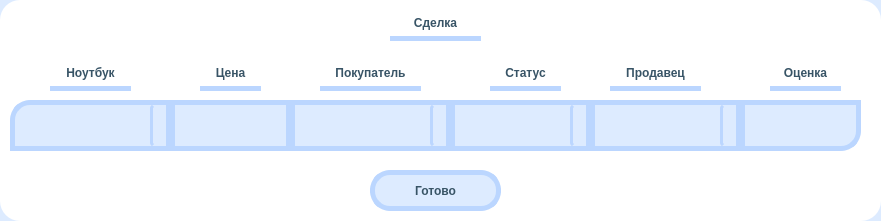
<?xml version="1.0" encoding="UTF-8"?>
<ui version="4.0">
 <class>editDeal</class>
 <widget class="QWidget" name="editDeal">
  <property name="geometry">
   <rect>
    <x>0</x>
    <y>0</y>
    <width>881</width>
    <height>221</height>
   </rect>
  </property>
  <property name="windowTitle">
   <string>Сделка</string>
  </property>
  <widget class="QLabel" name="BackgroundRounded">
   <property name="geometry">
    <rect>
     <x>0</x>
     <y>0</y>
     <width>881</width>
     <height>221</height>
    </rect>
   </property>
   <property name="styleSheet">
    <string notr="true">background-color :rgb(255, 255, 255);
border-radius: 20px;</string>
   </property>
   <property name="text">
    <string/>
   </property>
  </widget>
  <widget class="QLabel" name="Price">
   <property name="geometry">
    <rect>
     <x>200</x>
     <y>60</y>
     <width>61</width>
     <height>31</height>
    </rect>
   </property>
   <property name="styleSheet">
    <string notr="true">	font: 12pt &quot;Comfortaa&quot;;
	font: bold;
	color:  rgb(56, 84, 102);
	border: 5px solid #BBD6FF ;
	border-top: transparent;
	border-left: transparent;
	border-right: transparent;</string>
   </property>
   <property name="text">
    <string>Цена</string>
   </property>
   <property name="alignment">
    <set>Qt::AlignCenter</set>
   </property>
  </widget>
  <widget class="QLabel" name="Customer">
   <property name="geometry">
    <rect>
     <x>320</x>
     <y>60</y>
     <width>101</width>
     <height>31</height>
    </rect>
   </property>
   <property name="styleSheet">
    <string notr="true">	font: 12pt &quot;Comfortaa&quot;;
	font: bold;
	color:  rgb(56, 84, 102);
	border: 5px solid #BBD6FF ;
	border-top: transparent;
	border-left: transparent;
	border-right: transparent;</string>
   </property>
   <property name="text">
    <string>Покупатель</string>
   </property>
   <property name="alignment">
    <set>Qt::AlignCenter</set>
   </property>
  </widget>
  <widget class="QLabel" name="Background">
   <property name="geometry">
    <rect>
     <x>0</x>
     <y>0</y>
     <width>1551</width>
     <height>311</height>
    </rect>
   </property>
   <property name="styleSheet">
    <string notr="true">background-color:rgb(221, 235, 255);</string>
   </property>
   <property name="text">
    <string/>
   </property>
  </widget>
  <widget class="QLabel" name="Status">
   <property name="geometry">
    <rect>
     <x>490</x>
     <y>60</y>
     <width>71</width>
     <height>31</height>
    </rect>
   </property>
   <property name="styleSheet">
    <string notr="true">	font: 12pt &quot;Comfortaa&quot;;
	font: bold;
	color:  rgb(56, 84, 102);
	border: 5px solid #BBD6FF ;
	border-top: transparent;
	border-left: transparent;
	border-right: transparent;</string>
   </property>
   <property name="text">
    <string>Статус</string>
   </property>
   <property name="alignment">
    <set>Qt::AlignCenter</set>
   </property>
  </widget>
  <widget class="QLineEdit" name="PriceEnter">
   <property name="geometry">
    <rect>
     <x>170</x>
     <y>100</y>
     <width>121</width>
     <height>51</height>
    </rect>
   </property>
   <property name="styleSheet">
    <string notr="true">	font: 12pt &quot;Comfortaa&quot;;
	font: bold;
	color:  rgb(56, 84, 102);	
	background-color: rgb(221, 235, 255);
	border: 5px solid #BBD6FF ;
	border-radius:0px;</string>
   </property>
   <property name="alignment">
    <set>Qt::AlignCenter</set>
   </property>
  </widget>
  <widget class="QLabel" name="tableName">
   <property name="geometry">
    <rect>
     <x>390</x>
     <y>10</y>
     <width>91</width>
     <height>31</height>
    </rect>
   </property>
   <property name="styleSheet">
    <string notr="true">	font: 12pt &quot;Comfortaa&quot;;
	font: bold;
	color:  rgb(56, 84, 102);
	border: 5px solid #BBD6FF ;
	border-top: transparent;
	border-left: transparent;
	border-right: transparent;</string>
   </property>
   <property name="text">
    <string>Сделка</string>
   </property>
   <property name="alignment">
    <set>Qt::AlignCenter</set>
   </property>
  </widget>
  <widget class="QLabel" name="Laptop">
   <property name="geometry">
    <rect>
     <x>50</x>
     <y>60</y>
     <width>81</width>
     <height>31</height>
    </rect>
   </property>
   <property name="styleSheet">
    <string notr="true">	font: 12pt &quot;Comfortaa&quot;;
	font: bold;
	color:  rgb(56, 84, 102);
	border: 5px solid #BBD6FF ;
	border-top: transparent;
	border-left: transparent;
	border-right: transparent;</string>
   </property>
   <property name="text">
    <string>Ноутбук</string>
   </property>
   <property name="alignment">
    <set>Qt::AlignCenter</set>
   </property>
  </widget>
  <widget class="QPushButton" name="Apply">
   <property name="geometry">
    <rect>
     <x>370</x>
     <y>170</y>
     <width>131</width>
     <height>41</height>
    </rect>
   </property>
   <property name="styleSheet">
    <string notr="true">QPushButton#Apply:!pressed {
    font: 12pt &quot;Comfortaa&quot;;
	font: bold;
	color:  rgb(56, 84, 102);	
	background-color: rgb(221, 235, 255);
	border: 5px solid #BBD6FF ;
	border-radius:20px;
 }

QPushButton#Apple {
    font: 12pt &quot;Comfortaa&quot;;
	font: bold;
	color:  rgb(56, 84, 102);	
	background-color: rgb(221, 235, 255);
	border: 5px solid #BBD6FF ;
	border-radius:20px;;
 }

QPushButton#Apply:hover {
    font: 12pt &quot;Comfortaa&quot;;
	font: bold;
	color:  rgb(56, 84, 102);	
	background-color: rgb(165, 199, 250);
	border: 5px solid #75ACFF;
	border-radius:20px;
 }


QPushButton#Apply:pressed {
    font: 12pt &quot;Comfortaa&quot;;
	font: bold;
	color:  rgb(56, 84, 102);	
	background-color: rgb(165, 199, 250);
	border: 5px solid #75ACFF;
	border-radius:20px;
 }</string>
   </property>
   <property name="text">
    <string>Готово</string>
   </property>
  </widget>
  <widget class="QLabel" name="Seller">
   <property name="geometry">
    <rect>
     <x>610</x>
     <y>60</y>
     <width>91</width>
     <height>31</height>
    </rect>
   </property>
   <property name="styleSheet">
    <string notr="true">	font: 12pt &quot;Comfortaa&quot;;
	font: bold;
	color:  rgb(56, 84, 102);
	border: 5px solid #BBD6FF ;
	border-top: transparent;
	border-left: transparent;
	border-right: transparent;</string>
   </property>
   <property name="text">
    <string>Продавец</string>
   </property>
   <property name="alignment">
    <set>Qt::AlignCenter</set>
   </property>
  </widget>
  <widget class="QLabel" name="Mark">
   <property name="geometry">
    <rect>
     <x>770</x>
     <y>60</y>
     <width>71</width>
     <height>31</height>
    </rect>
   </property>
   <property name="styleSheet">
    <string notr="true">	font: 12pt &quot;Comfortaa&quot;;
	font: bold;
	color:  rgb(56, 84, 102);
	border: 5px solid #BBD6FF ;
	border-top: transparent;
	border-left: transparent;
	border-right: transparent;</string>
   </property>
   <property name="text">
    <string>Оценка</string>
   </property>
   <property name="alignment">
    <set>Qt::AlignCenter</set>
   </property>
  </widget>
  <widget class="QLineEdit" name="MarkEnter">
   <property name="geometry">
    <rect>
     <x>740</x>
     <y>100</y>
     <width>121</width>
     <height>51</height>
    </rect>
   </property>
   <property name="styleSheet">
    <string notr="true">	font: 12pt &quot;Comfortaa&quot;;
	font: bold;
	color:  rgb(56, 84, 102);	
	background-color: rgb(221, 235, 255);
	border: 5px solid #BBD6FF ;
	border-top-left-radius: 0px;
	border-top-right-radius:0px;
	border-bottom-left-radius:0px;
	border-bottom-right-radius:20px;</string>
   </property>
   <property name="alignment">
    <set>Qt::AlignCenter</set>
   </property>
  </widget>
  <widget class="QComboBox" name="CustomerChange">
   <property name="geometry">
    <rect>
     <x>290</x>
     <y>100</y>
     <width>161</width>
     <height>51</height>
    </rect>
   </property>
   <property name="styleSheet">
    <string notr="true">QComboBox{
font: 12pt &quot;Comfortaa&quot;;
	font: bold;
	color:  rgb(56, 84, 102);	
	background-color: rgb(221, 235, 255);
	border: 5px solid #BBD6FF ;
border-radius:0px;
}

QComboBox::drop-down {

    border-left: 3px solid #BBD6FF ;
    border-top-left-radius: 3px; /* same radius as the QComboBox */
    border-bottom-left-radius: 3px;
}

QComboBox::down-arrow:!on {
    image: url(&quot;C:/Users/SeMsei/Documents/downArrow.png&quot;);
}

QComboBox::down-arrow:on { 
    image: url(&quot;C:/Users/SeMsei/Documents/upArrow.png&quot;);
}



QComboBox QAbstractItemView {
    border: 5px solid #BBD6FF ;
	background-color: rgb(221, 235, 255);
	border-bottom-left-radius:15px;
	border-bottom-right-radius:15px;
}






</string>
   </property>
  </widget>
  <widget class="QComboBox" name="SellerChange">
   <property name="geometry">
    <rect>
     <x>590</x>
     <y>100</y>
     <width>151</width>
     <height>51</height>
    </rect>
   </property>
   <property name="styleSheet">
    <string notr="true">QComboBox{
font: 12pt &quot;Comfortaa&quot;;
	font: bold;
	color:  rgb(56, 84, 102);	
	background-color: rgb(221, 235, 255);
	border: 5px solid #BBD6FF ;
border-radius:0px;
}

QComboBox::drop-down {

    border-left: 3px solid #BBD6FF ;
    border-top-left-radius: 3px; /* same radius as the QComboBox */
    border-bottom-left-radius: 3px;
}

QComboBox::down-arrow:!on {
    image: url(&quot;C:/Users/SeMsei/Documents/downArrow.png&quot;);
}

QComboBox::down-arrow:on { 
    image: url(&quot;C:/Users/SeMsei/Documents/upArrow.png&quot;);
}



QComboBox QAbstractItemView {
    border: 5px solid #BBD6FF ;
	background-color: rgb(221, 235, 255);
	border-bottom-left-radius:15px;
	border-bottom-right-radius:15px;
}






</string>
   </property>
  </widget>
  <widget class="QComboBox" name="StatusChange">
   <property name="geometry">
    <rect>
     <x>450</x>
     <y>100</y>
     <width>141</width>
     <height>51</height>
    </rect>
   </property>
   <property name="styleSheet">
    <string notr="true">QComboBox{
font: 12pt &quot;Comfortaa&quot;;
	font: bold;
	color:  rgb(56, 84, 102);	
	background-color: rgb(221, 235, 255);
	border: 5px solid #BBD6FF ;
	border-radius:0px;
}

QComboBox::drop-down {

    border-left: 3px solid #BBD6FF ;
    border-top-left-radius: 3px; /* same radius as the QComboBox */
    border-bottom-left-radius: 3px;
}

QComboBox::down-arrow:!on {
    image: url(&quot;C:/Users/SeMsei/Documents/downArrow.png&quot;);
}

QComboBox::down-arrow:on { 
    image: url(&quot;C:/Users/SeMsei/Documents/upArrow.png&quot;);
}



QComboBox QAbstractItemView {
    border: 5px solid #BBD6FF ;
	background-color: rgb(221, 235, 255);
	border-bottom-left-radius:15px;
	border-bottom-right-radius:15px;
}






</string>
   </property>
  </widget>
  <widget class="QComboBox" name="LaptopChange">
   <property name="geometry">
    <rect>
     <x>10</x>
     <y>100</y>
     <width>161</width>
     <height>51</height>
    </rect>
   </property>
   <property name="styleSheet">
    <string notr="true">QComboBox{
font: 12pt &quot;Comfortaa&quot;;
	font: bold;
	color:  rgb(56, 84, 102);	
	background-color: rgb(221, 235, 255);
	border: 5px solid #BBD6FF ;
	border-top-left-radius: 20px;
	border-top-right-radius:0px;
	border-bottom-left-radius:0px;
	border-bottom-right-radius:0px;
}

QComboBox::drop-down {

    border-left: 3px solid #BBD6FF ;
    border-top-left-radius: 3px; /* same radius as the QComboBox */
    border-bottom-left-radius: 3px;
}

QComboBox::down-arrow:!on {
    image: url(&quot;C:/Users/SeMsei/Documents/downArrow.png&quot;);
}

QComboBox::down-arrow:on { 
    image: url(&quot;C:/Users/SeMsei/Documents/upArrow.png&quot;);
}



QComboBox QAbstractItemView {
    border: 5px solid #BBD6FF ;
	background-color: rgb(221, 235, 255);
	border-bottom-left-radius:15px;
	border-bottom-right-radius:15px;
}






</string>
   </property>
  </widget>
  <zorder>Background</zorder>
  <zorder>BackgroundRounded</zorder>
  <zorder>Apply</zorder>
  <zorder>Status</zorder>
  <zorder>Laptop</zorder>
  <zorder>Customer</zorder>
  <zorder>Price</zorder>
  <zorder>PriceEnter</zorder>
  <zorder>tableName</zorder>
  <zorder>Seller</zorder>
  <zorder>Mark</zorder>
  <zorder>MarkEnter</zorder>
  <zorder>CustomerChange</zorder>
  <zorder>SellerChange</zorder>
  <zorder>StatusChange</zorder>
  <zorder>LaptopChange</zorder>
 </widget>
 <resources/>
 <connections/>
</ui>
